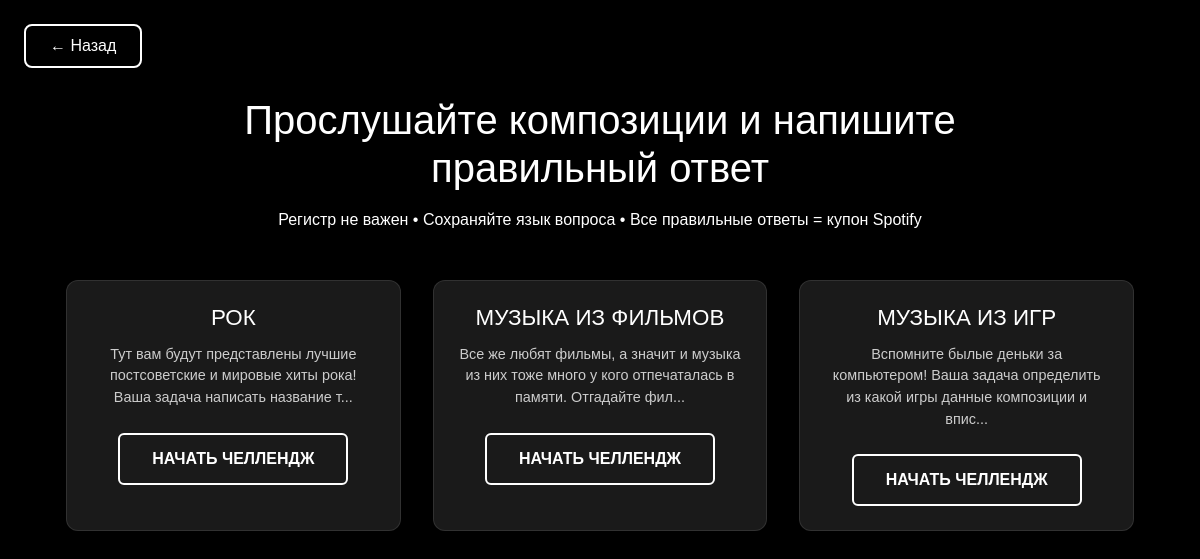
The app's page /2/audio-challenges/ (signed in) with its own data.
### challenges/models.py (models this page shows, shortened)
class AudioChallenge(models.Model):
    title = models.CharField(max_length=255)
    description = models.TextField(blank=True, null=True, verbose_name="Описание")
    challenge = models.ForeignKey(
        'Challenge',
        null=True,
        on_delete=models.CASCADE,
        related_name="audio_challenges",
        verbose_name="Челлендж"
    )
    created_at = models.DateTimeField(auto_now_add=True)

### challenges/views.py (the view)
# urls.py: path('<int:challenge_id>/audio-challenges/', views.audio_challenge_list, name='audio_challenge_list'),
@login_required
def audio_challenge_list(request, challenge_id):
    challenge = get_object_or_404(Challenge, id=challenge_id)
    challenges = AudioChallenge.objects.filter(challenge=challenge)
    return render(request, 'audio_challenge/audio_challenge_list.html', {'challenges': challenges, 'challenge': challenge})

### challenges/templates/audio_challenge/audio_challenge_list.html (shortened to what this page needs)
<!DOCTYPE html>
<html lang="ru">
<head>
    <link href="https://cdn.jsdelivr.net/npm/bootstrap@5.3.0/dist/css/bootstrap.min.css" rel="stylesheet">
</head>
<body>
    <nav class="navigation">
        <a href="javascript:history.back()" class="back-btn">← Назад</a>
    </nav>
    <div class="container-lg">
        <header class="header">
            <h1 class="display-6 mb-3">Прослушайте композиции и напишите правильный ответ</h1>
            <p>Регистр не важен • Сохраняйте язык вопроса • Все правильные ответы = купон Spotify</p>
        </header>
        <div class="challenge-grid">
            {% for challenge in challenges %}
            <article class="challenge-card">
                <div class="card-content">
                    <h3 class="card-title">{{ challenge.title }}</h3>
                    <p class="card-description">{{ challenge.description|slice:":100" }}...</p>
                    <a href="{% url 'audio_challenge_detail' challenge.id %}" class="start-link">
                        Начать челлендж
                    </a>
                </div>
            </article>
            {% endfor %}
        </div>
    </div>
</body>
</html>

### challenges/templates/audio_challenge/audio_challenge_list.html (style rules this page uses)
:root { --dark-bg: #000; --card-bg: #1a1a1a; --accent: #fff; --hover-bg: rgba(255,255,255,0.1); }
body { font-family: 'Arial', sans-serif; background: var(--dark-bg); color: var(--accent); min-height: 100vh; }
.navigation { position: relative; padding-top: 2rem; }
.back-btn { position: fixed; left: 1.5rem; top: 1.5rem; border: 2px solid var(--accent); border-radius: 8px; padding: 0.5rem 1.5rem; transition: all 0.3s ease; background: transparent; color: var(--accent); text-decoration: none; }
.header { text-align: center; margin: 4rem 0 3rem; max-width: 800px; margin-left: auto; margin-right: auto; }
.challenge-grid { display: grid; grid-template-columns: repeat(auto-fit, minmax(300px, 1fr)); gap: 2rem; padding: 0 1.5rem; max-width: 1200px; margin: 0 auto; }
.challenge-card { background: var(--card-bg); border-radius: 12px; overflow: hidden; transition: transform 0.3s, box-shadow 0.3s; border: 1px solid rgba(255,255,255,0.1); }
.card-content { padding: 1.5rem; text-align: center; }
.card-title { font-size: 1.4rem; margin-bottom: 0.75rem; }
.card-description { color: #ccc; font-size: 0.9rem; margin-bottom: 1.5rem; min-height: 60px; }
.start-link { display: inline-flex; align-items: center; gap: 0.5rem; padding: 0.75rem 2rem; border: 2px solid var(--accent); border-radius: 6px; transition: all 0.3s ease; text-transform: uppercase; font-weight: 700; background: transparent; color: var(--accent); text-decoration: none; }

### records on screen
AudioChallenge: title "РОК", description "Тут вам будут представлены лучшие постсоветские и мировые хиты рока! Ваша задача написать название т"
AudioChallenge: title "МУЗЫКА ИЗ ФИЛЬМОВ", description "Все же любят фильмы, а значит и музыка из них тоже много у кого отпечаталась в памяти. Отгадайте фил"
AudioChallenge: title "МУЗЫКА ИЗ ИГР", description "Вспомните былые деньки за компьютером! Ваша задача определить из какой игры данные композиции и впис"
